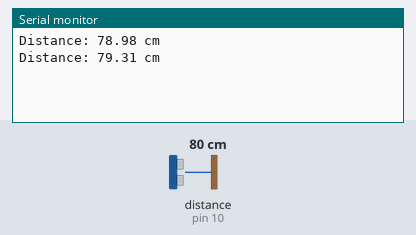
Recording of a sketch running on a simulated Arduino Uno, built with avr-gcc and run on an emulated ATmega328P. Shown: the last lines printed to the serial monitor. Wiring (inferred from the names in the program): ultrasonic range finder: trigger pin 9; echo pin 10. The inputs (shaded band) are chosen by the test bench; at power-on: distance to the obstacle (sensor on pin 10) 80 cm. The echo pulse lasts 58.3 µs per cm.

Above: at 1.8 s.
1.9 s: distance to the obstacle (sensor on pin 10) set to 2 cm
At 2.6 s:
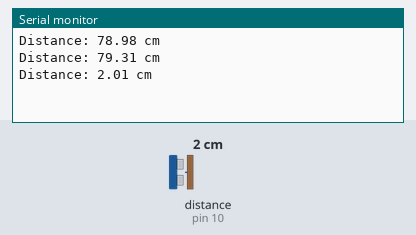
3.4 s: distance to the obstacle (sensor on pin 10) set to 4 cm
At 4.8 s:
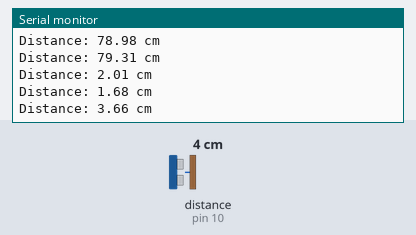
Timing chart, 0 to 6.4 s (numbered marks = the images above; inputs shaded):
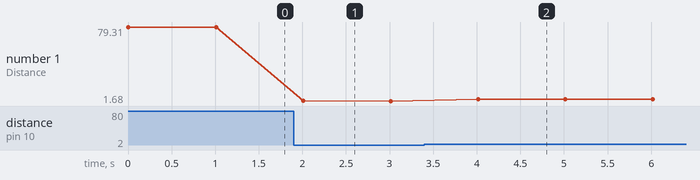

The sketch:

gpt_ultrasonic.ino
```cpp
/*#include <Servo.h>

Servo myservo;
int potpin = 0;
int val;

const int trigPin = 9;
const int echoPin = 10;
long duration;
float distance;

unsigned long previousMillis = 0;    // Variable to store the previous timestamp
const unsigned long ultrasonicInterval = 1000;   // Interval of 1 second for ultrasonic sensor

void setup() {
  pinMode(trigPin, OUTPUT);
  pinMode(echoPin, INPUT);
  Serial.begin(9600);
}

void loop() {

  unsigned long currentMillis = millis();   // Get the current timestamp

  if (currentMillis - previousMillis >= ultrasonicInterval) {
    previousMillis = currentMillis;    // Update the previous timestamp

    digitalWrite(trigPin, LOW);
    delayMicroseconds(2);
    digitalWrite(trigPin, HIGH);
    delayMicroseconds(10);
    digitalWrite(trigPin, LOW);

    duration = pulseIn(echoPin, HIGH);
    distance = duration * 0.034 / 2;

    Serial.println ("Distance: " + String(distance));
  }

  // Rest of the code continues without delay
}*/


// Define the pins for the ultrasonic sensor
const int trigPin = 9; // Trigger pin
const int echoPin = 10; // Echo pin

// Variables to store the distance and duration
long duration;
float distance;

void setup() {
  // Initialize the serial communication
  Serial.begin(9600);

  // Define the trigger and echo pins as OUTPUT and INPUT
  pinMode(trigPin, OUTPUT);
  pinMode(echoPin, INPUT);
}

void loop() {
  // Generate a 10us pulse on the trigger pin
  digitalWrite(trigPin, LOW);
  delayMicroseconds(2);
  digitalWrite(trigPin, HIGH);
  delayMicroseconds(10);
  digitalWrite(trigPin, LOW);

  // Measure the duration of the pulse on the echo pin
  duration = pulseIn(echoPin, HIGH);

  // Calculate the distance in centimeters (or inches)
  distance = duration * 0.034 / 2; // Speed of sound in air is about 343 m/s

  // Print the distance to the Serial Monitor
  Serial.print("Distance: ");
  Serial.print(distance, 2);
  Serial.println(" cm");

  // You can add additional code here to take actions based on the distance measurement
  // For example, you can trigger events or control other devices based on distance.

  delay(1000); // Wait for a moment before taking the next measurement
}
```

Measured:
- after the input at 1.9 s, the serial monitor: prints a new line after 0.11 s (image 1)
- after the input at 3.4 s, the serial monitor: prints a new line after 0.61 s (image 2)
- plotted number 1: 79.31 → 1.68 after the input at 1.9 s, 1.68 → 3.66 after the input at 3.4 s
